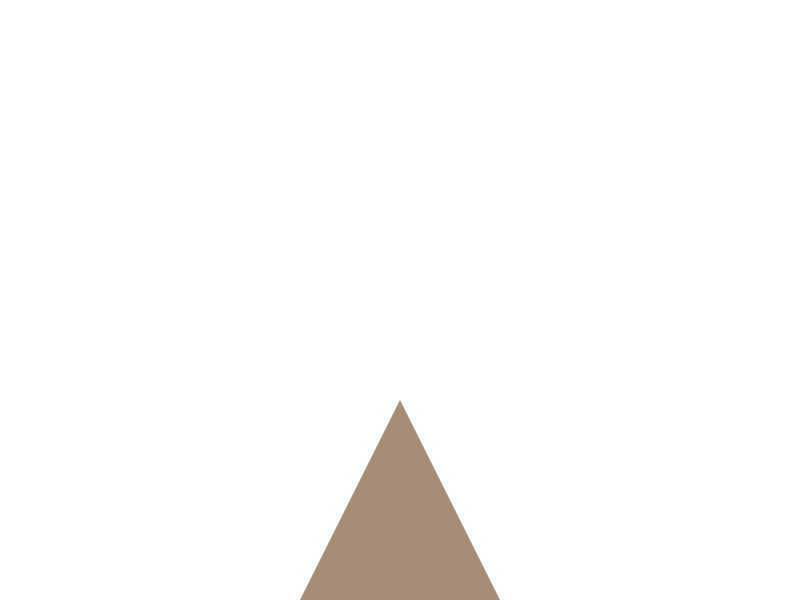
Frame 1 (no input)
Frame 60 (no input): identical to frame 1, image omitted
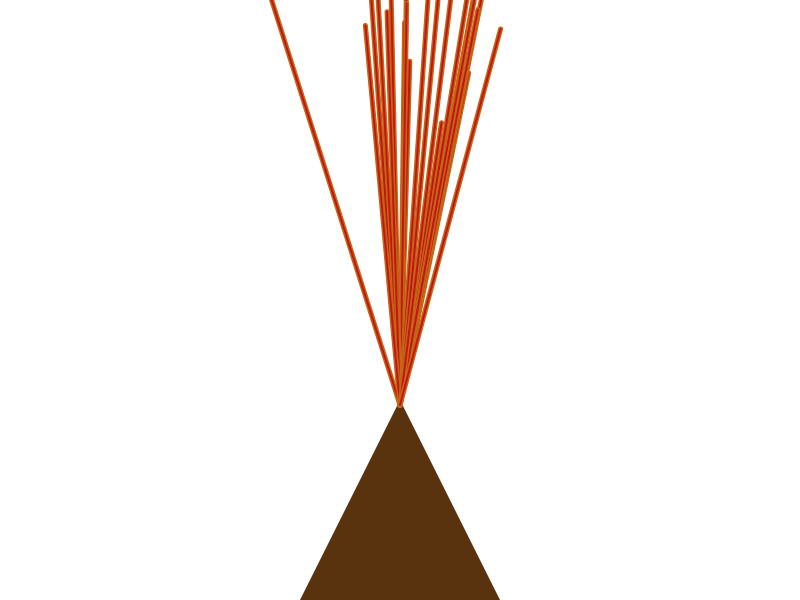
Frame 120 (the mouse pressed at the canvas centre since frame 60)

The p5.js sketch that drew these frames (run headless with seeded random() and noise() and a simulated clock; from frame 60 on, the mouse is pressed at the canvas centre):

// p5.js sketch
// ── sketch.js
/**
 * Mattep
 * 10/30/2016
 * ICS-4U0
 */

/**
 *@var {object} Volcano - This variable is to call the volcano object
 *@var {number} p - Changes the color of the original volcano
 *@var {boolean} volcanoBoolean - This is a boolean variable to "turn on" the volcano and the Lava
 */
var Volcano;
var p = 255;
var volcanoBoolean = false;

function setup() {
  createCanvas(800, 600);
  Volcano = new volcano();
  PerlinOne = 300;
  PerlinTwo = 150; 
  PerlinThree = 3;
}

function draw() {
  background(255,255,255);
  noStroke();
  if (volcanoBoolean === false) {
    fill(165, 141, 119, p);
    triangle(width/2-100, height, width/2, height-200, width/2+100, height);
  }
  if (volcanoBoolean === true) {
    Volcano.display();
    erupt(20);
    updatePerlin();
  }
}

function mousePressed() {
  p = 0;
  volcanoBoolean = true;
  Volcano = new volcano();
}

function keyPressed() {
  if (keyCode === ENTER) {
    volcanoBoolean = false;
    p = 255;
  }
}
// ── Lava.js
//File where the lava object is stored in, it makes 2 lines(lava) 'shoot' out of a volcano

/**
 *@var {number} Lava - This is the recursion variable for the lava
 *@var {perlinNoise} lavaPerlinFirst/Second - This is the variable that makes the lava (lines) move as perlin noise
 */
 
function erupt(lava) {
  
  this.pointOneY = height - 195;
  this.pointOneX = width / 2;
  var lavaPerlinFirst = ((noise(PerlinOne + (20 * lava)) - 0.5) * 500) + height / 3;
  var lavaPerlinSecond = ((noise(PerlinTwo + (20 * lava)) - 0.5) * 500) + height / 3;

  strokeWeight(5);
  stroke(196, 103, 21);
  line(this.pointOneX, this.pointOneY, lavaPerlinFirst + 250, lavaPerlinSecond - 200);
  stroke(196, 21, 21);
  strokeWeight(2);
  line(this.pointOneX, this.pointOneY, lavaPerlinFirst + 250, lavaPerlinSecond - 200);

  if (lava > 0) {
    lava = lava - 1;
    erupt(lava);
  }
}
// ── Perlin.js
//File where the perlin noise for the lava is updated

var PerlinOne;
var PerlinTwo;
var PerlinThree;

function updatePerlin() {
  PerlinOne = PerlinOne + 0.01;
  PerlinTwo = PerlinTwo + 0.01;
  PerlinThree = PerlinThree + 0.01;
}
// ── Volcano.js
function volcano() {
  this.pointOneY = 400;
  this.volcanoGrowth = -1;
  this.pointOneX = width / 2;

  this.display = function() {
    noStroke();
    fill(89, 50, 14)
    triangle(this.pointOneX - 100, height, this.pointOneX, this.pointOneY, this.pointOneX + 100, height);
  }

}
